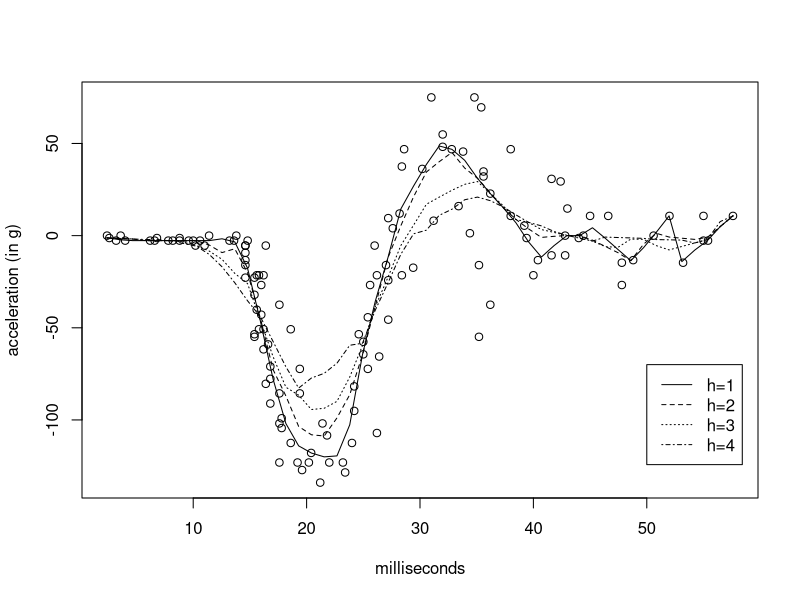

Write R code to recreate this figure.
library(quantreg)


### Name: lprq
### Title: locally polynomial quantile regression
### Aliases: lprq
### Keywords: smooth robust

### ** Examples

require(MASS)
data(mcycle)
attach(mcycle)
plot(times,accel,xlab = "milliseconds", ylab = "acceleration (in g)")
hs <- c(1,2,3,4)
for(i in hs){
        h = hs[i]
        fit <- lprq(times,accel,h=h,tau=.5)
        lines(fit$xx,fit$fv,lty=i)
        }
legend(50,-70,c("h=1","h=2","h=3","h=4"),lty=1:length(hs))
